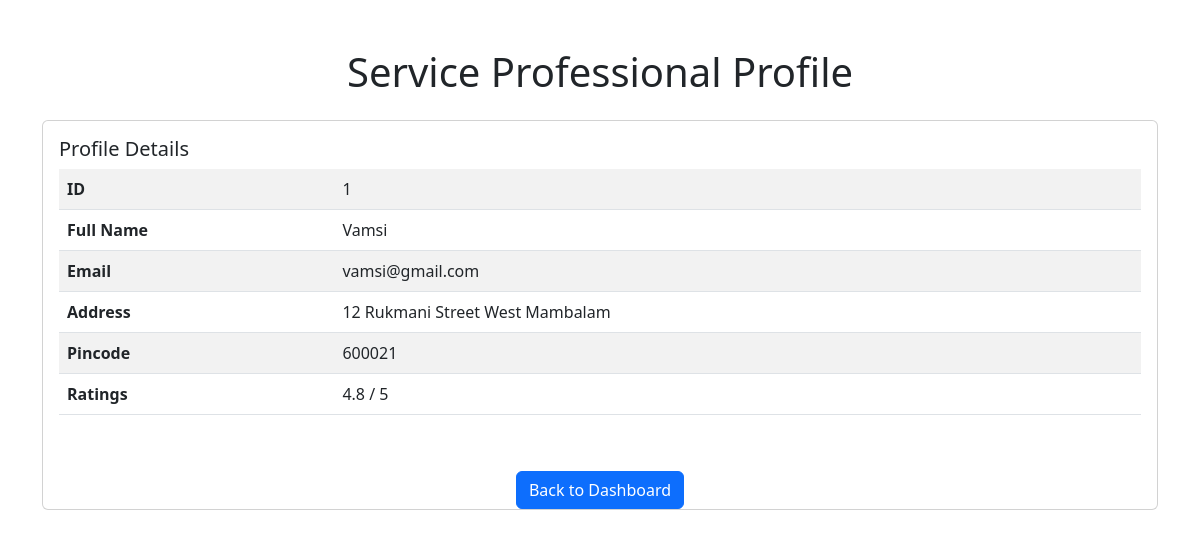
The app's page /admindashboard/viewprofessionalprofile/1 with its own data.
### application/models.py (models this page shows)
class ServiceProfessional(db.Model):
    __tablename__ = 'service_professionals'
    id = db.Column(db.Integer, primary_key=True)
    email = db.Column(db.String(120), unique=True, nullable=False)
    password = db.Column(db.String(120), nullable=False)
    full_name = db.Column(db.String(100), nullable=False)
    service_id = db.Column(db.Integer, db.ForeignKey('services.service_id'), nullable=False)
    experience = db.Column(db.Integer, nullable=False)
    profile_doc = db.Column(db.String(200), nullable=False)
    address = db.Column(db.String(200), nullable=False)
    pincode = db.Column(db.String(10), nullable=False)
    date_created = db.Column(db.DateTime, default=date.today())
    status = db.Column(db.String(50), nullable=False)
    service = db.relationship('Service', backref='service_professionals', lazy=True)
    @property
    def average_rating(self):
        ratings = Rating.query.filter_by(professional_id=self.id).all()
        if ratings:
            return sum(r.rating for r in ratings) / len(ratings)
        return 0.0

class Rating(db.Model):
    __tablename__ = 'ratings'
    id = db.Column(db.Integer, primary_key=True)
    service_id = db.Column(db.Integer, db.ForeignKey('services.service_id'), nullable=False)
    professional_id = db.Column(db.Integer, db.ForeignKey('service_professionals.id'), nullable=False)
    customer_id = db.Column(db.Integer, db.ForeignKey('customers.id'), nullable=False)
    serv_req_id = db.Column(db.Integer, db.ForeignKey('service_requests.serv_req_id'), nullable=False)
    rating = db.Column(db.Float, nullable=False)
    review = db.Column(db.Text, nullable=True)
    rating_status = db.Column(db.String(50), nullable=False)
    service = db.relationship('Service', backref='ratings', lazy=True)
    professional = db.relationship('ServiceProfessional', backref='ratings', lazy=True)
    customer = db.relationship('Customer', backref='ratings', lazy=True)
    service_request = db.relationship('ServiceRequest', backref='ratings', lazy=True)

### app.py (the view)
@app.route('/admindashboard/viewprofessionalprofile/<int:id>', methods=["GET"])
def viewprofessionalprofile(id):
    professional = ServiceProfessional.query.get(id)
    ratings = Rating.query.filter_by(professional_id = id).all()
    if ratings:
        average_rating = sum(rating.rating for rating in ratings) / len(ratings)
    else:
        average_rating = None
    if professional:
        return render_template("viewprofessionalprofile.html", professional=professional, professional_id=id, ratings = ratings, average_rating = average_rating)
    else:
        return "Professional Not Found", 404

### templates/viewprofessionalprofile.html (shortened to what this page needs)
<!DOCTYPE html>
<html lang="en">
<head>
    <link href="https://cdn.jsdelivr.net/npm/bootstrap@5.3.0-alpha1/dist/css/bootstrap.min.css" rel="stylesheet">
</head>
<body>
    <div class="container mt-5">
        <h1 class="text-center">Service Professional Profile</h1>
        <div class="card mt-4">
            <div class="card-body">
                <h5 class="card-title">Profile Details</h5>
                <table class="table table-striped">
                    <tbody>
                        <tr>
                            <th scope="row">ID</th>
                            <td>{{ professional.id }}</td>
                        </tr>
                        <tr>
                            <th scope="row">Full Name</th>
                            <td>{{ professional.full_name }}</td>
                        </tr>
                        <tr>
                            <th scope="row">Email</th>
                            <td>{{ professional.email }}</td>
                        </tr>
                        <tr>
                            <th scope="row">Address</th>
                            <td>{{ professional.address }}</td>
                        </tr>
                        <tr>
                            <th scope="row">Pincode</th>
                            <td>{{ professional.pincode }}</td>
                        </tr>
                        <tr>
                            <th scope="row">Ratings</th>
                            <td>{{ professional.average_rating | round(1) }} / 5</td>
                        </tr>
                    </tbody>
                </table>
            </div>
        <div class="mt-4 text-center">
            <a href="{{ url_for('admindashboard') }}" class="btn btn-primary">Back to Dashboard</a>
        </div>
    </div>
</body>
</html>

### records on screen
ServiceProfessional: id "1", full_name "Vamsi", email "vamsi@gmail.com", address "12 Rukmani Street West Mambalam", pincode "600021"
Rating: average_rating "4.8"
